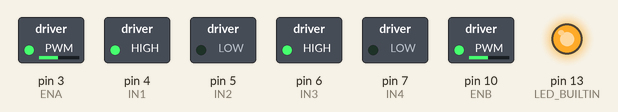
This sketch was run on a simulated Arduino Uno, built with avr-gcc and run on an emulated ATmega328P. Parts: switched loads named in the sketch (green lamp = pin HIGH), output pins drawn as LEDs (lit = HIGH).

Above: at 0.05 s.
At 3.95 s:
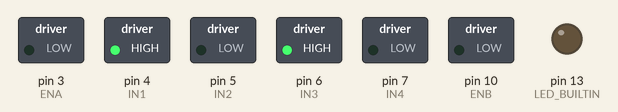
Timing chart, 0 to 5.2 s (numbered marks = the images above):
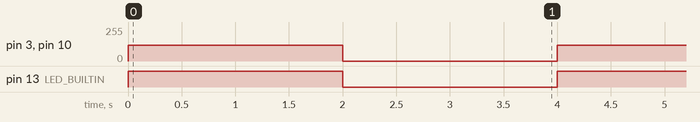

Measured:
- by itself, pin 3 (ENA), pin 10 (ENB): alternates 120/255 for 2.0 s and 0/255 for 2.0 s
- by itself, pin 13 (LED_BUILTIN): alternates HIGH for 2.0 s and LOW for 2.0 s

The sketch:

motor_test.ino
```cpp
// l298n test. both motors forward at speed for 2s, stop 2s, repeat.
// ena/enb jumper caps off, wires: ena -> d3, enb -> d10.
// d13 mirrors the drive phase — lit = motors should be turning.
#define IN1 4
#define IN2 5
#define IN3 6
#define IN4 7
#define ENA 3
#define ENB 10
#define SPEED 120 // 0-255. loaded/geared motors may need 150+ to break stiction.
                  // buzzing but not turning = raise this, not a wiring fault.

void setup() {
  for (int p = IN1; p <= IN4; p++) pinMode(p, OUTPUT);
  pinMode(ENA, OUTPUT); pinMode(ENB, OUTPUT);
  pinMode(LED_BUILTIN, OUTPUT);
  digitalWrite(IN1, HIGH); digitalWrite(IN2, LOW);  // motor a forward
  digitalWrite(IN3, HIGH); digitalWrite(IN4, LOW);  // motor b forward
}

void loop() {
  analogWrite(ENA, SPEED); analogWrite(ENB, SPEED);
  digitalWrite(LED_BUILTIN, HIGH);
  delay(2000);

  analogWrite(ENA, 0); analogWrite(ENB, 0); // off phase also lets the rail recover
  digitalWrite(LED_BUILTIN, LOW);
  delay(2000);
}
```
